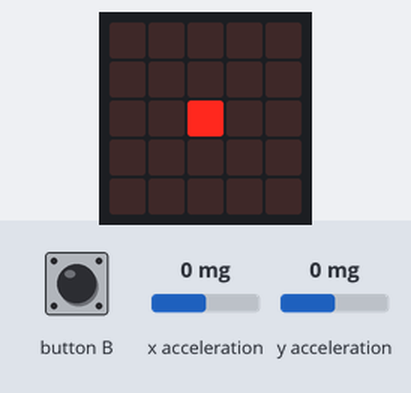
This program was run on a simulated BBC micro:bit (MakeCode). Parts: the board's 5×5 LED display. The test bench sets the inputs (shaded band); at power-on: x acceleration 0 mg, y acceleration 0 mg. No radio messages arrive unless stated (any console line starting 'radio sent:' is added by the test bench); what the program prints to the serial console is not drawn.

Above: at 1.2 s.
1.3 s: button B pressed for 0.5 s
At 1.89 s:
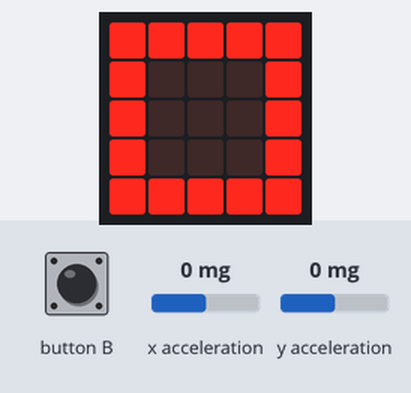
3.6 s: button B pressed for 3.2 s
Timing chart, 0 to 6.6 s (numbered marks = the images above; inputs shaded):
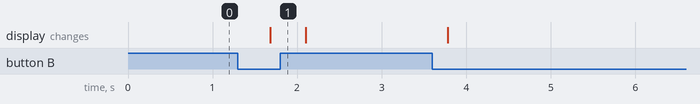

Measured:
- after the input at 1.3 s, the display: changes after 0.38 s (image 1)

The program:

main.ts
```typescript
radio.setGroup(6)
basic.forever(function () {
    if (input.buttonIsPressed(Button.B)) {
        if (input.acceleration(Dimension.Y) < -700) {
            basic.showLeds(`
                . . # . .
                . # # # .
                # . # . #
                . . # . .
                . . # . .
                `)
            radio.sendNumber(1)
        }
        if (input.acceleration(Dimension.Y) > 700) {
            basic.showLeds(`
                . . # . .
                . . # . .
                # . # . #
                . # # # .
                . . # . .
                `)
            radio.sendNumber(3)
        }
        if (input.acceleration(Dimension.X) > 600) {
            basic.showLeds(`
                . . # . .
                . . . # .
                # # # # #
                . . . # .
                . . # . .
                `)
            radio.sendNumber(2)
        }
        if (input.acceleration(Dimension.X) < -600) {
            basic.showLeds(`
                . . # . .
                . # . . .
                # # # # #
                . # . . .
                . . # . .
                `)
            radio.sendNumber(4)
        }
        if (Math.abs(input.acceleration(Dimension.X)) < 300 && Math.abs(input.acceleration(Dimension.Y)) < 350) {
            basic.showLeds(`
                # # # # #
                # . . . #
                # . . . #
                # . . . #
                # # # # #
                `)
            radio.sendNumber(0)
        }
    } else {
        basic.showLeds(`
            . . . . .
            . . . . .
            . . # . .
            . . . . .
            . . . . .
            `)
    }
})
```

test.ts
```typescript
// tests gaan hier; deze zal niet worden gecompileerd wanneer dit pakket wordt gebruikt als extensie.
```
